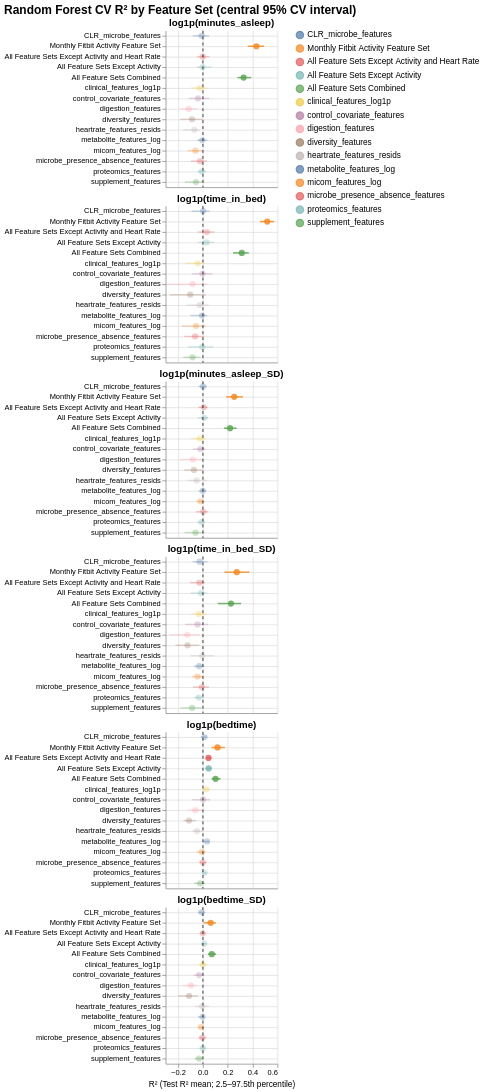

Write notebook code for a chart like this one.
### Code cell
# Plot the plot_df all results to see which feature sets are non-zero at least once
chart = plot_rf_r2_vconcat_from_plot_df(
    plot_df,
    width=150,
    y_step=14,
    section_spacing=8,
    title="Random Forest CV R² by Feature Set (central 95% CV interval)",
)

chart
